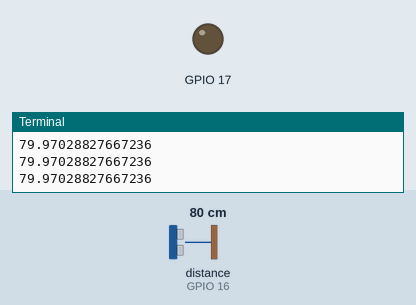
This program was run on a simulated Raspberry Pi (BCM pin numbers). Shown: output pins drawn as LEDs (lit = HIGH), the last lines printed to the terminal. The inputs (shaded band) are chosen by the test bench; at power-on: distance to the obstacle (sensor on GPIO 16) 80 cm. The echo pulse lasts 58.3 µs per cm; the clock reads 2024-03-15 10:24:30 at power-on unless the program sets it; pins used as bus, display or sensor lines are not drawn.

Above: at 1.2 s.
1.3 s: distance to the obstacle (sensor on GPIO 16) set to 12 cm
2.8 s: distance to the obstacle (sensor on GPIO 16) set to 9 cm
At 3.8 s:
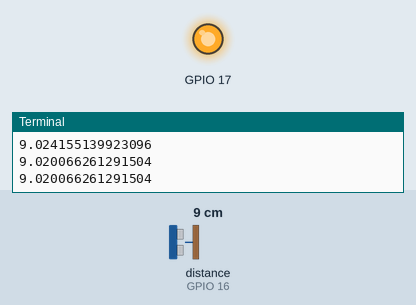
4.3 s: distance to the obstacle (sensor on GPIO 16) set to 18 cm
At 5.5 s:
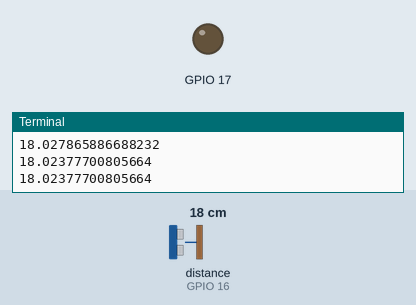
5.8 s: distance to the obstacle (sensor on GPIO 16) set to 2 cm
At 6.4 s:
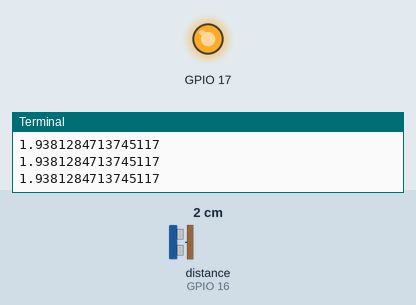
Timing chart, 0 to 8.3 s (numbered marks = the images above; inputs shaded):
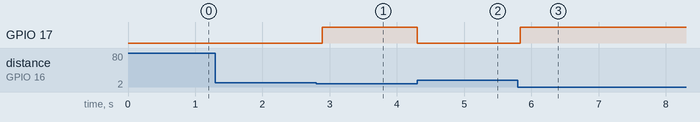

Measured:
- the behaviour switches between 11 and 10 cm on distance to the obstacle (sensor on GPIO 16) (found by bisection; images 0 and 1)
- after the input at 2.8 s, GPIO 17: LOW → HIGH after 0.09 s
- after the input at 4.3 s, GPIO 17: HIGH → LOW at once
- after the input at 5.8 s, GPIO 17: LOW → HIGH at once

The program:

ultrasonic.py
```python
import RPi.GPIO as GPIO
import time
GPIO_TRIGGER = 23
GPIO_ECHO = 16

def measure():
    time.sleep(0.1)
    GPIO.output(GPIO_TRIGGER, True)
    time.sleep(0.00001)
    GPIO.output(GPIO_TRIGGER, False)
    start = time.time()
    while GPIO.input(GPIO_ECHO) == 0:
        start = time.time()
    while GPIO.input(GPIO_ECHO) == 1:
        stop = time.time()
    time_elapsed = stop - start
    distance = time_elapsed * 34300/2
    return distance
def average():
    d1 = measure()
    time.sleep(0.1)
    d2 = measure()
    time.sleep(0.1)
    d3 = measure()
    time.sleep(0.1)
    return (d1 + d2 + d3)/3

GPIO.setmode(GPIO.BCM)


GPIO.setup(GPIO_TRIGGER, GPIO.OUT)
GPIO.setup(GPIO_ECHO, GPIO.IN)
GPIO.setup(17, GPIO.OUT)


GPIO.output(GPIO_TRIGGER,False)

try:
    while(True):
        distance = measure()
	print(distance)
        if distance < 10:
            GPIO.output(17, True)
        if distance > 10:
            GPIO.output(17, False)
except KeyboardInterrupt:
    GPIO.cleanup()
```
